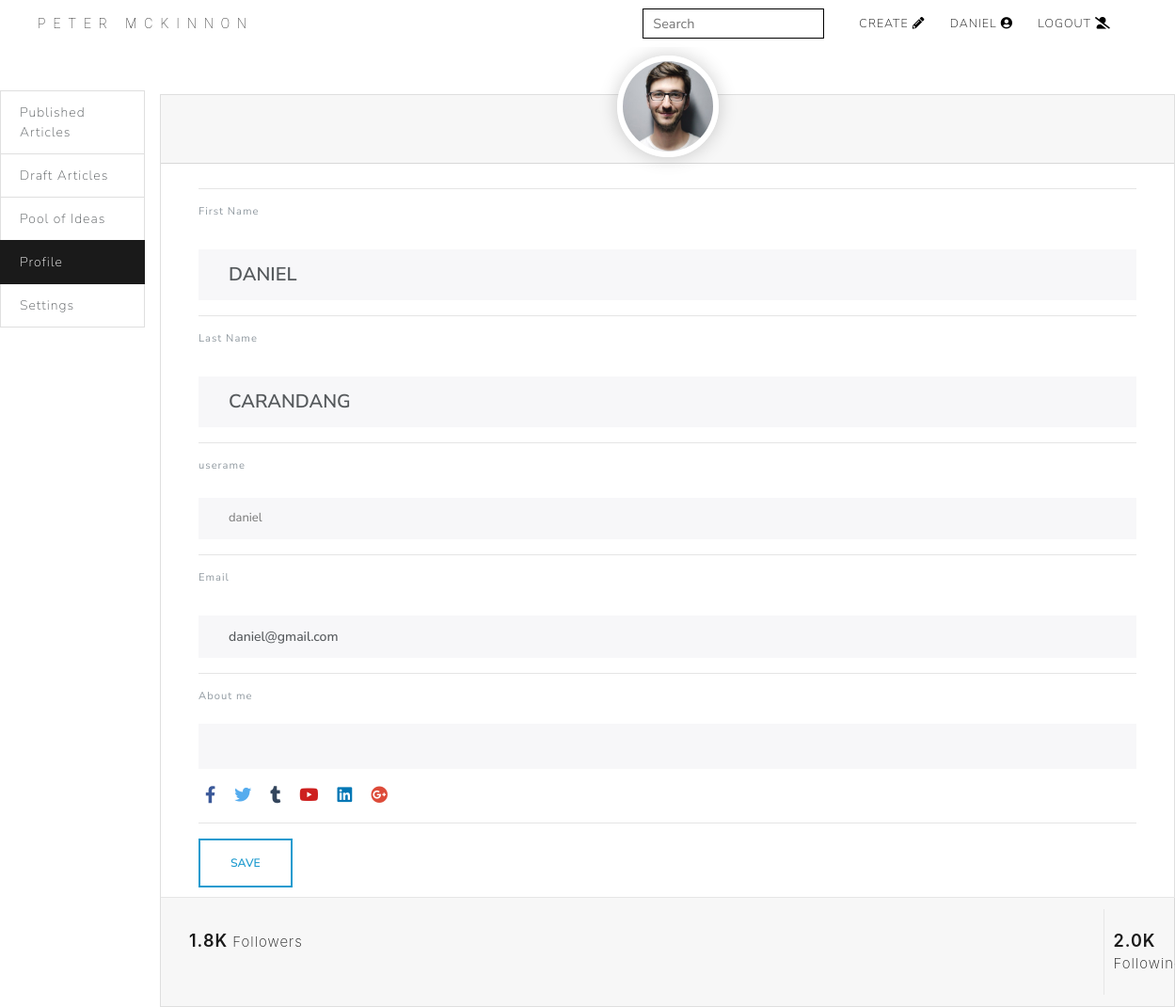
/assets/dashboard/edit_profile.php?admin_id=2 (signed in), run on the app's committed database.
### tables this page shows
CREATE TABLE `author` (
  `admin_id` int(11) NOT NULL,
  `firstname` varchar(255) NOT NULL,
  `lastname` varchar(255) NOT NULL,
  `username` varchar(100) NOT NULL,
  `email` varchar(255) NOT NULL,
  `profileimage` varchar(2000) NOT NULL,
  `aboutme` varchar(2000) NOT NULL,
  `password` varchar(255) NOT NULL
);

### assets/inc/profile.inc.php (called while the page is built)
<?php
if (isset($_SESSION['userId'])) {
           $id = mysqli_real_escape_string($conn, $_SESSION['userId']);
           $query = 'SELECT * FROM author WHERE admin_id = '.$id;
           $result = mysqli_query($conn, $query);
           $post = mysqli_fetch_assoc($result);
           }
           else {
           echo "you are logout";
           }
?>

### assets/dashboard/edit_profile.php (the view, shortened to what this page needs)
<?php
    require('../../config/db.php');
        include('../inc/profile.inc.php');
    include("../inc/header_dashboard.php");
    include('../inc/navbar.php');
?>
<div class="sidebar">
    <div class="list-group">
        <a href="<?php echo ROOT_URL_ADMIN; ?>index.php" class="list-group-item list-group-item-action ">
            Published Articles
        </a>
        <a href="<?php echo ROOT_URL_ADMIN; ?>inc/draft_post_dashboard.php" class="list-group-item list-group-item-action">Draft Articles
        </a>
        <a href="<?php echo ROOT_URL_ADMIN; ?>inc/pool_of_ideas.php" class="list-group-item list-group-item-action ">Pool of Ideas
        </a>
        <a href="<?php echo ROOT_URL_ADMIN; ?>inc/profile_dash.php" class="list-group-item list-group-item-action active">Profile
        </a>
        <a href="#" class="list-group-item list-group-item-action">Settings
        </a>
    </div>
</div>
<div class="articles">
<div class="card">
        <div class="card-header">
            <img src="../images/profile.jpeg" alt="Profile Image" class="profile-img">
        </div>
        <form method="POST" action="<?php echo ROOT_URL; ?>" class="card-body">
            <hr>
            <small class='form-text texx-muted'>First Name</small><br>
            <input type='name' name='firstname' class="full-name form-control" value='<?php echo $post['firstname']; ?>'/>
            <hr>
            <small class='form-text texx-muted'>Last Name</small><br>
            <input type='name' name='lastname' class="full-name form-control" value='<?php echo $post['lastname']; ?>'>
            <hr>
            <small class='form-text texx-muted'>userame</small><br>
            <input type='name' name='username' class="username form-control" value='<?php echo $post['username']; ?>'/>
            <hr>
            <small class='form-text texx-muted'>Email</small><br>
            <input type='email' name='email' class="city form-control" value='<?php echo $post['email']; ?>'/>
            <hr>
            <small class='form-text texx-muted'>About me</small><br>
            <input type='textarea' name='aboutme' class="desc form-control" value='<?php echo $post['aboutme']; ?>'>
            <p>
                <a href="#" class="social-icon facebook"><i class="fab fa-facebook-f"></i></a>
                <a href="#" class="social-icon twitter"><i class="fab fa-twitter"></i></a>
                <a href="#" class="social-icon tumblr"><i class="fab fa-tumblr"></i></a>
                <a href="#" class="social-icon youtube"><i class="fab fa-youtube"></i></a>
                <a href="#" class="social-icon linkedin"><i class="fab fa-linkedin"></i></a>
                <a href="#" class="social-icon google-plus"><i class="fab fa-google-plus"></i></a>
            </p>
            <hr>
            <input type="submit" name="submit_profile" value="save" class="btn btn-outline-info"/>
        </form>
        <div class="card-footer">
            <div class="col vr">
                <p><span class="count">1.8K</span> Followers</p>
            </div>
            <div class="col">
                <p><span class="count">2.0K</span> Following</p>
            </div>
        </div>
    </div>
    </div>

### assets/inc/navbar.php
<nav class="menu-web">
       <div class="menu-container">
           <div class="brand-name" >
               <p class="logo"><a href="<?php echo ROOT_URL_ADMIN; ?>">Peter Mckinnon</a></p>
           </div>
           <div class="navbar-menu">
                   <div class="search-bar"><input type="search" name="" id="article-search" placeholder="Search"></div>
               <ul>
                   <a class="menu-btn initialism" href="<?php echo ROOT_URL_ADMIN; ?>dashboard/create.php">Create <i class="fas fa-pencil-alt"></i></a>
                   <a class="menu-btn initialism" href="<?php echo ROOT_URL_ADMIN; ?>dashboard/edit_profile.php?admin_id=<?php echo $post['admin_id']; ?>"> <?php echo $post['firstname']; ?> <i  class="profile fas fa-user-circle"></i></a>
                   <a class="menu-btn initialism" href="<?php echo ROOT_URL_ADMIN; ?>inc/logout.php"> logout <i class="fas fa-user-alt-slash"></i></a>
               </ul>
           </div>
       </div>
   </nav>

### assets/css/style.css (style rules this page uses)
body { margin: 0px; padding: 0px; font-family: Roboto, Arial, Helvetica, sans-serif; letter-spacing: 0.05rem; }
.menu-web { position: fixed; top: 0; display: flex; width: 100%; height: 50px; background-color: rgba(255, 255, 255, 0.8); z-index: 1; }
.menu-container { display: flex; justify-content: space-between; width: 100%; }
.brand-name { margin-left: 40px; }
.logo a { font-family: Roboto, sans-serif; text-decoration: none; color: black; text-transform: uppercase; letter-spacing: 0.5rem; }
.navbar-menu { display: flex; align-content: center; justify-content: flex-end; margin-right: 40px; height: 100%; }
.search-bar #article-search { padding: 5px 10px; background-color: transparent; border: 1px solid #000; color: #2c2c2c; height: 2rem; margin: .55rem; align-items: center; line-height: normal; font-size: 0.9rem; }
.navbar-menu ul { padding: 15px; margin: 0; display: flex; justify-content: space-between; list-style-type: none; align-content: center; align-items: center; }
.menu-btn { padding: 0.7rem; margin: 2px; color: #000; }
.sidebar { position: fixed; width: 7rem; top: 6rem; }
.articles { margin-left: 10.625rem }
.card .card-header { position: relative; height: 48px; }
.card .card-header .profile-img { width: 96px; height: 96px; border-radius: 1000px; position: absolute; left: 50%; transform: translate(-50%, -50%); border: 6px solid #fff; box-shadow: 0 0 20px rgba(0, 0, 0, .2); }
.card .card-body { padding: 10px 40px; }
.card .card-body .full-name { font-size: 20px; font-weight: 600; text-transform: uppercase; margin: 10px 0 0; }
.card .card-body .username { font-size: 13px; color: #777; margin: 5px 0 0; }
.card .card-body .city { font-weight: 500; margin: 10px 0 0; }
.card .card-body .desc { line-height: 24px; }
.card .social-icon { font-size: 18px; margin: 0 7px; }
.card .social-icon.facebook { color: #3b5999; }
.card .social-icon.twitter { color: #55acee; }
.card .social-icon.tumblr { color: #34465d; }
.card .social-icon.youtube { color: #cd201f; }
.card .social-icon.linkedin { color: #0077b5; }
.card .social-icon.google-plus { color: #dd4b39; }
.card .card-footer { display: table; width: 100%; border-top: 1px solid #e6e6e6; }
.card .card-footer .col { display: table-cell; padding: 5px 10px; font-size: 15px; }
.card .card-footer .count { font-size: 18px; font-weight: 600; }
.vr { border-right: 1px solid #e6e6e6; }
@media (min-width: 700px) { .btn { padding: 1rem 3rem; } }

### data on the page
author: firstname "DANIEL", firstname "Daniel", lastname "Carandang", username "daniel", email "daniel@gmail.com"
